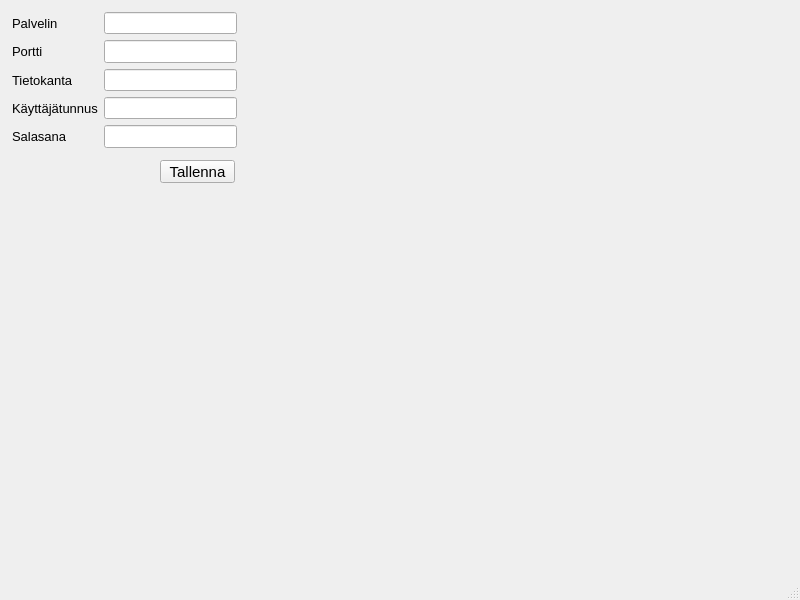
<?xml version="1.0" encoding="UTF-8"?>
<ui version="4.0">
 <class>MainWindow</class>
 <widget class="QMainWindow" name="MainWindow">
  <property name="geometry">
   <rect>
    <x>0</x>
    <y>0</y>
    <width>800</width>
    <height>600</height>
   </rect>
  </property>
  <property name="cursor">
   <cursorShape>PointingHandCursor</cursorShape>
  </property>
  <property name="windowTitle">
   <string>MainWindow</string>
  </property>
  <widget class="QWidget" name="centralwidget">
   <widget class="QPushButton" name="saveSettingsPushButton">
    <property name="geometry">
     <rect>
      <x>160</x>
      <y>160</y>
      <width>75</width>
      <height>23</height>
     </rect>
    </property>
    <property name="font">
     <font>
      <pointsize>11</pointsize>
     </font>
    </property>
    <property name="toolTip">
     <string>&lt;html&gt;&lt;head/&gt;&lt;body&gt;&lt;p&gt;&lt;span style=&quot; font-size:10pt;&quot;&gt;Tallentaa asetukset tiedostoon&lt;/span&gt;&lt;/p&gt;&lt;/body&gt;&lt;/html&gt;</string>
    </property>
    <property name="text">
     <string>Tallenna</string>
    </property>
   </widget>
   <widget class="QWidget" name="">
    <property name="geometry">
     <rect>
      <x>12</x>
      <y>12</y>
      <width>225</width>
      <height>136</height>
     </rect>
    </property>
    <layout class="QFormLayout" name="formLayout">
     <item row="0" column="0">
      <widget class="QLabel" name="serverLabel">
       <property name="font">
        <font>
         <pointsize>10</pointsize>
        </font>
       </property>
       <property name="text">
        <string>Palvelin</string>
       </property>
      </widget>
     </item>
     <item row="0" column="1">
      <widget class="QLineEdit" name="serverLineEdit">
       <property name="font">
        <font>
         <pointsize>10</pointsize>
        </font>
       </property>
       <property name="toolTip">
        <string>&lt;html&gt;&lt;head/&gt;&lt;body&gt;&lt;p&gt;&lt;span style=&quot; font-size:10pt;&quot;&gt;Palvelimen nimi tai IP-osoite&lt;/span&gt;&lt;/p&gt;&lt;/body&gt;&lt;/html&gt;</string>
       </property>
      </widget>
     </item>
     <item row="1" column="0">
      <widget class="QLabel" name="portLabel">
       <property name="font">
        <font>
         <pointsize>10</pointsize>
        </font>
       </property>
       <property name="text">
        <string>Portti</string>
       </property>
      </widget>
     </item>
     <item row="1" column="1">
      <widget class="QLineEdit" name="portLineEdit">
       <property name="font">
        <font>
         <pointsize>10</pointsize>
        </font>
       </property>
       <property name="toolTip">
        <string>&lt;html&gt;&lt;head/&gt;&lt;body&gt;&lt;p&gt;&lt;span style=&quot; font-size:10pt;&quot;&gt;Palvelimen porttinumero&lt;/span&gt;&lt;/p&gt;&lt;/body&gt;&lt;/html&gt;</string>
       </property>
      </widget>
     </item>
     <item row="2" column="0">
      <widget class="QLabel" name="databaseLabel">
       <property name="font">
        <font>
         <pointsize>10</pointsize>
        </font>
       </property>
       <property name="text">
        <string>Tietokanta</string>
       </property>
      </widget>
     </item>
     <item row="2" column="1">
      <widget class="QLineEdit" name="databaseLineEdit">
       <property name="font">
        <font>
         <pointsize>10</pointsize>
        </font>
       </property>
       <property name="toolTip">
        <string>&lt;html&gt;&lt;head/&gt;&lt;body&gt;&lt;p&gt;&lt;span style=&quot; font-size:10pt;&quot;&gt;Tietokannan nimi&lt;/span&gt;&lt;/p&gt;&lt;/body&gt;&lt;/html&gt;</string>
       </property>
      </widget>
     </item>
     <item row="3" column="0">
      <widget class="QLabel" name="userLabel">
       <property name="font">
        <font>
         <pointsize>10</pointsize>
        </font>
       </property>
       <property name="text">
        <string>Käyttäjätunnus</string>
       </property>
      </widget>
     </item>
     <item row="3" column="1">
      <widget class="QLineEdit" name="userLineEdit">
       <property name="font">
        <font>
         <pointsize>10</pointsize>
        </font>
       </property>
       <property name="toolTip">
        <string>&lt;html&gt;&lt;head/&gt;&lt;body&gt;&lt;p&gt;&lt;span style=&quot; font-size:10pt;&quot;&gt;Sovelluksen käyttäjätunnus&lt;/span&gt;&lt;/p&gt;&lt;/body&gt;&lt;/html&gt;</string>
       </property>
      </widget>
     </item>
     <item row="4" column="0">
      <widget class="QLabel" name="passwordLabel">
       <property name="font">
        <font>
         <pointsize>10</pointsize>
        </font>
       </property>
       <property name="text">
        <string>Salasana</string>
       </property>
      </widget>
     </item>
     <item row="4" column="1">
      <widget class="QLineEdit" name="passwordLineEdit">
       <property name="font">
        <font>
         <pointsize>10</pointsize>
        </font>
       </property>
       <property name="toolTip">
        <string>&lt;html&gt;&lt;head/&gt;&lt;body&gt;&lt;p&gt;&lt;span style=&quot; font-size:10pt;&quot;&gt;Salasana&lt;/span&gt;&lt;/p&gt;&lt;/body&gt;&lt;/html&gt;</string>
       </property>
      </widget>
     </item>
    </layout>
   </widget>
  </widget>
  <widget class="QMenuBar" name="menubar">
   <property name="geometry">
    <rect>
     <x>0</x>
     <y>0</y>
     <width>800</width>
     <height>21</height>
    </rect>
   </property>
  </widget>
  <widget class="QStatusBar" name="statusbar"/>
 </widget>
 <resources/>
 <connections/>
</ui>
